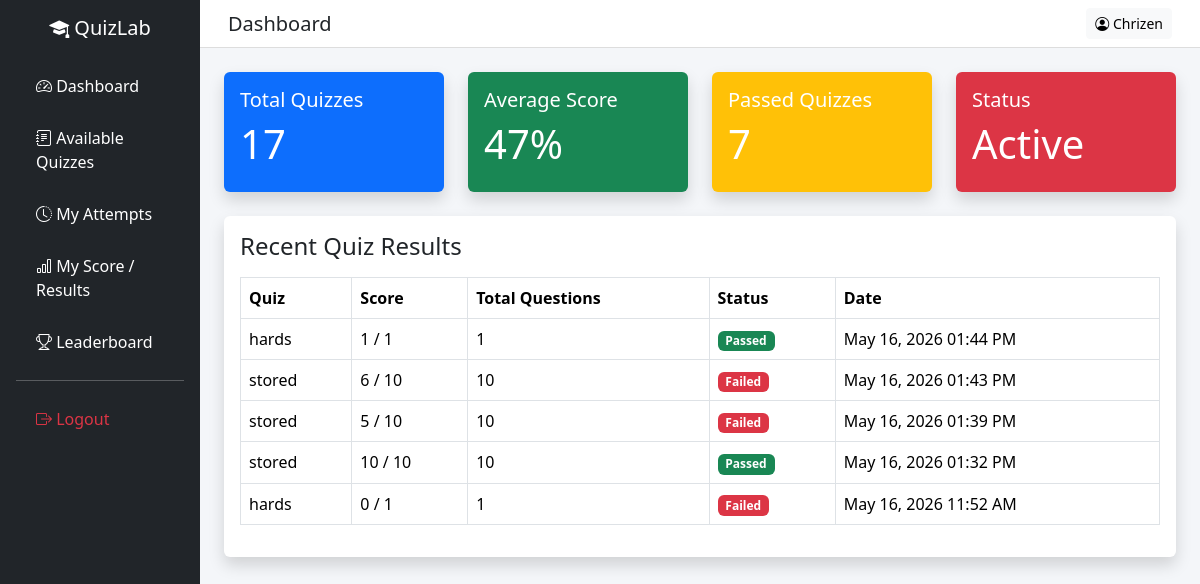
Page /frontend/student/dashboard.php (signed in) on the committed database.
### tables this page shows
CREATE TABLE `quiz_attempts` (
  `attempt_id` int(11) NOT NULL,
  `student_id` int(11) NOT NULL,
  `quiz_id` int(11) NOT NULL,
  `score` int(11) DEFAULT 0,
  `total_questions` int(11) DEFAULT 0,
  `status` enum('ongoing','submitted','timeout') NOT NULL DEFAULT 'ongoing',
  `submitted_at` timestamp NOT NULL DEFAULT current_timestamp()
);

CREATE TABLE `quizzes` (
  `quiz_id` int(11) NOT NULL,
  `teacher_id` int(11) NOT NULL,
  `title` varchar(255) NOT NULL,
  `description` text DEFAULT NULL,
  `status` enum('draft','published') DEFAULT 'draft',
  `created_at` timestamp NOT NULL DEFAULT current_timestamp(),
  `quiz_type` enum('multiple_choice','identification','true_false','enumeration') NOT NULL DEFAULT 'multiple_choice',
  `difficulty` enum('easy','medium','hard') NOT NULL DEFAULT 'medium'
);

### frontend/student/dashboard.php (the view, shortened to what this page needs)
<?php
include "../../backend/database.php";
$student_id = $_SESSION['user_id'];
$stmt = $pdo->prepare("
    SELECT COUNT(*)
    FROM quiz_attempts
    WHERE student_id = ?
    AND status = 'submitted'
");
$stmt->execute([$student_id]);
$totalQuizTaken = $stmt->fetchColumn();
$stmt = $pdo->prepare("
    SELECT COUNT(*)
    FROM quiz_attempts
    WHERE student_id = ?
    AND status = 'submitted'
    AND (
        (score / total_questions) * 100
    ) >= 75
");
$stmt->execute([$student_id]);
$passedQuizzes = $stmt->fetchColumn();
$stmt = $pdo->prepare("
    SELECT AVG(
        (score / total_questions) * 100
    ) as averageScore
    FROM quiz_attempts
    WHERE student_id = ?
    AND status = 'submitted'
    AND total_questions > 0
");
$stmt->execute([$student_id]);
$averageData = $stmt->fetch(PDO::FETCH_ASSOC);
$averageScore = round($averageData['averageScore'] ?? 0);
$stmt = $pdo->prepare("
    SELECT qa.*, q.title
    FROM quiz_attempts qa
    JOIN quizzes q
        ON qa.quiz_id = q.quiz_id
    WHERE qa.student_id = ?
AND qa.status = 'submitted'
AND qa.total_questions > 0
    ORDER BY qa.attempt_id DESC
    LIMIT 5
");
$stmt->execute([$student_id]);
$recentResults = $stmt->fetchAll(PDO::FETCH_ASSOC);
?>
<!DOCTYPE html>
<html lang="en">
<head>
    <link href="https://cdn.jsdelivr.net/npm/bootstrap@5.3.2/dist/css/bootstrap.min.css" rel="stylesheet">
    <link rel="stylesheet" href="https://cdn.jsdelivr.net/npm/bootstrap-icons@1.11.1/font/bootstrap-icons.css">
    <link rel="stylesheet" href="style.css">
</head>
<body style="background:#f4f6f9;">
    <div class="container-fluid">
        <div class="row">
            <div class="col-md-2 p-0">
                <?php include "nav.php"; ?>
            </div>
            <div class="col-md-10 p-0">
                <nav class="navbar navbar-expand-lg topbar px-3">
                    <div class="container-fluid">
                        <h5 class="mb-0">Dashboard</h5>
                        <a href="profile.php" class="btn btn-light btn-sm">
                            <i class="bi bi-person-circle"></i> <?= htmlspecialchars($_SESSION['name']); ?>
                        </a>
                    </div>
                </nav>
                <div class="p-4">
                    <div class="row">
                        <div class="col-md-3 mb-4">
                            <div class="card shadow border-0 bg-primary text-white">
                                <div class="card-body">
                                    <h5>Total Quizzes</h5>
                                    <h1>
                                        <?= $totalQuizTaken; ?>
                                    </h1>
                                </div>
                            </div>
                        </div>
                        <div class="col-md-3 mb-4">
                            <div class="card shadow border-0 bg-success text-white">
                                <div class="card-body">
                                    <h5>Average Score</h5>
                                    <h1>
                                        <?= $averageScore; ?>%
                                    </h1>
                                </div>
                            </div>
                        </div>
                        <div class="col-md-3 mb-4">
                            <div class="card shadow border-0 bg-warning text-white">
                                <div class="card-body">
                                    <h5>Passed Quizzes</h5>
                                    <h1><?= $passedQuizzes ?></h1>
                                </div>
                            </div>
                        </div>
                        <div class="col-md-3 mb-4">
                            <div class="card shadow border-0 bg-danger text-white">
                                <div class="card-body">
                                    <h5>Status</h5>
                                    <h1>Active</h1>
                                </div>
                            </div>
                        </div>
                    </div>
                    <div class="card shadow border-0">
                        <div class="card-body">
                            <h4 class="mb-3">
                                Recent Quiz Results
                            </h4>
                            <table class="table table-bordered">
                                <thead>
                                    <tr>
                                        <th>Quiz</th>
                                        <th>Score</th>
                                        <th>Total Questions</th>
                                        <th>Status</th>
                                        <th>Date</th>
                                    </tr>
                                </thead>
                                <tbody>
                                    <?php foreach ($recentResults as $result) { ?>
                                        <tr>
                                            <td>
                                                <?= htmlspecialchars($result['title']); ?>
                                            </td>
                                            <td>
                                                <?= $result['score']; ?> / <?= $result['total_questions']; ?>
                                            </td>
                                            <td>
                                                <?= $result['total_questions']; ?>
                                            </td>
                                            <td>
                                                <?php
                                                $percentage = 0;
                                                if ($result['total_questions'] > 0) {
                                                    $percentage =
                                                        ($result['score'] / $result['total_questions']) * 100;
                                                }
                                                if ($percentage >= 75) {
                                                    echo "<span class='badge bg-success'>Passed</span>";
                                                } else {
                                                    echo "<span class='badge bg-danger'>Failed</span>";
                                                }
                                                ?>
                                            </td>
                                            <td>
                                                <?= date("M d, Y h:i A", strtotime($result['submitted_at'])); ?>
                                            </td>
                                        </tr>
                                    <?php } ?>
                                </tbody>
                            </table>
                        </div>
                    </div>
                </div>
            </div>
        </div>
    </div>
</body>
</html>

### frontend/student/style.css (style rules this page uses)
body { background:#f5f6fa; }
.topbar { background:white; border-bottom:1px solid #ddd; }

### rows in the picture
quiz_attempts: quiz.title "hards", score "1", total_questions "1", shows "Passed", submitted_at "May 16, 2026 01:44 PM"
quiz_attempts: quiz.title "stored", score "6", total_questions "10", shows "Failed", submitted_at "May 16, 2026 01:43 PM"
quiz_attempts: quiz.title "stored", score "5", total_questions "10", shows "Failed", submitted_at "May 16, 2026 01:39 PM"
quiz_attempts: quiz.title "stored", score "10", total_questions "10", shows "Passed", submitted_at "May 16, 2026 01:32 PM"
quiz_attempts: quiz.title "hards", score "0", total_questions "1", shows "Failed", submitted_at "May 16, 2026 11:52 AM"

### other values in the picture
$_SESSION['name'] "Chrizen"
$totalQuizTaken "17"
$averageScore "47"
$passedQuizzes "7"
